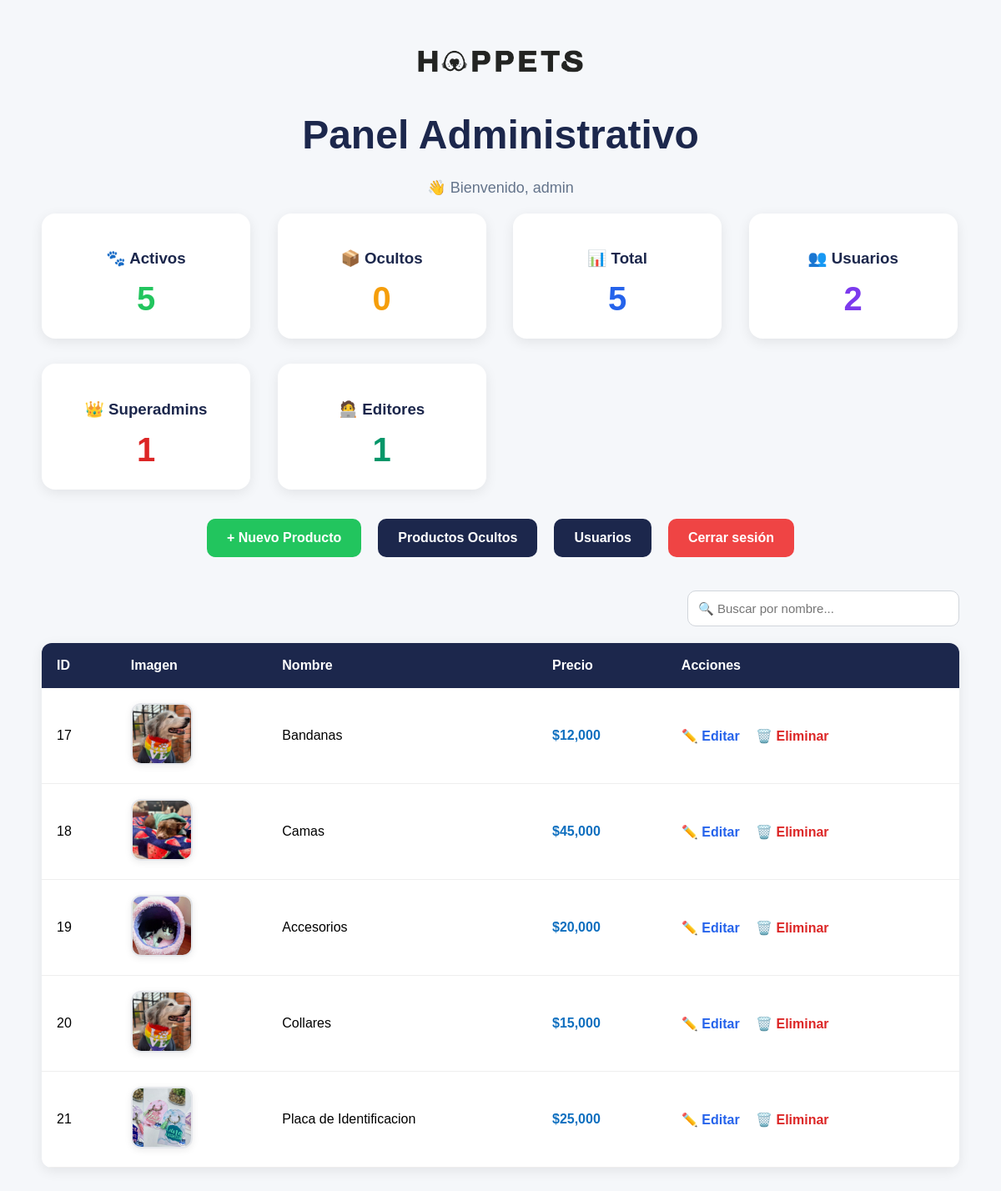
Page /admin (signed in) on the earlier database version.
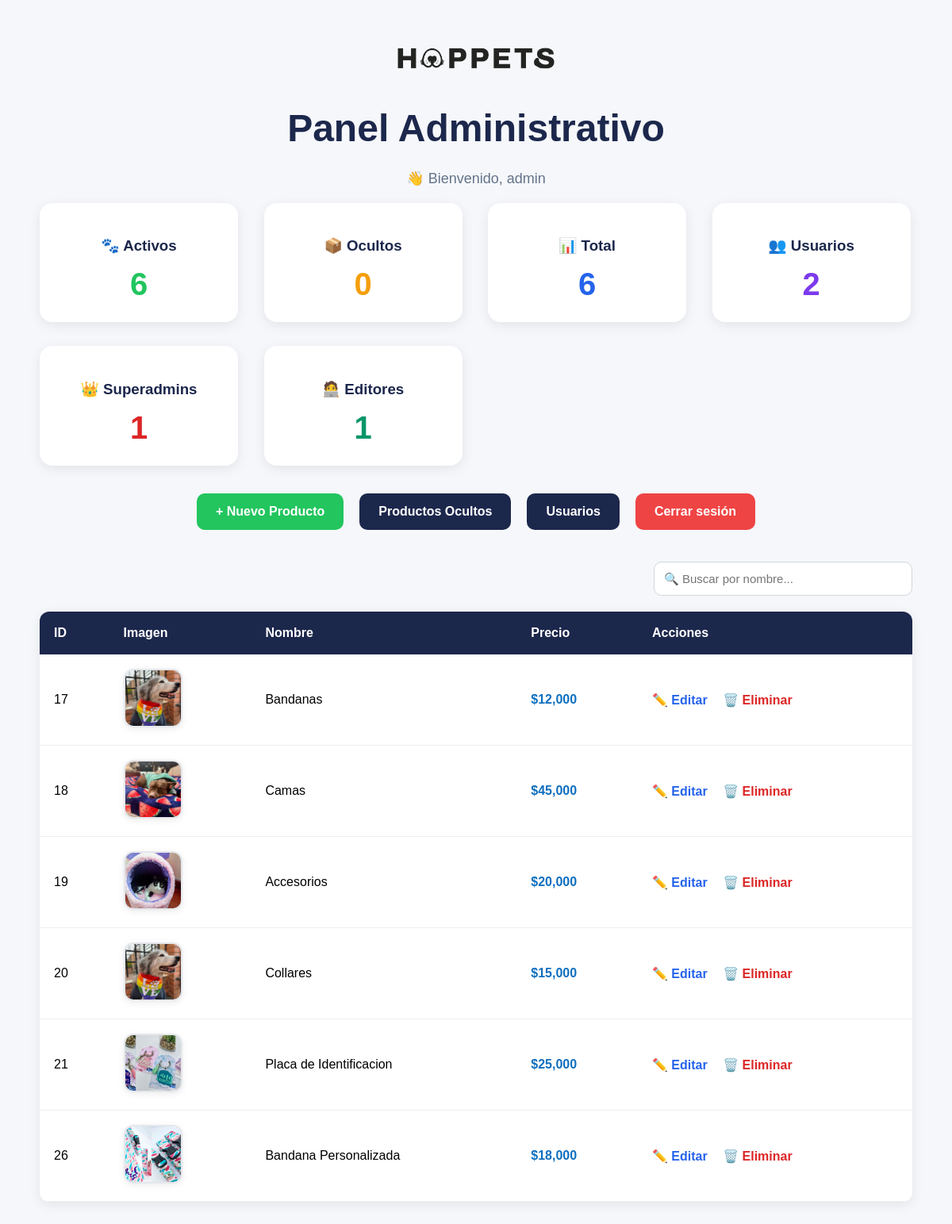
Same page on the later database version.
### tables this page shows
CREATE TABLE usuarios (
    id INTEGER PRIMARY KEY AUTOINCREMENT,
    usuario TEXT UNIQUE NOT NULL,
    password TEXT NOT NULL
, rol TEXT DEFAULT 'editor');

CREATE TABLE productos (
    id INTEGER PRIMARY KEY AUTOINCREMENT,
    nombre TEXT NOT NULL,
    descripcion TEXT NOT NULL,
    precio INTEGER NOT NULL,
    imagen TEXT NOT NULL
, activo INTEGER DEFAULT 1);

### app.py (the view)
@app.route("/admin")
def admin():
    if not session.get("usuario"):
        return redirect("/login")
    productos = get_productos()
    total_activos = len(productos)
    productos_ocultos = get_productos_ocultos()
    total_ocultos = len(productos_ocultos)
    total_productos = total_activos + total_ocultos
    total_usuarios_sistema = total_usuarios()
    total_superadmins_sistema = total_superadmins()
    total_editores_sistema = total_editores()
    usuario_actual = session.get("usuario")
    conn = sqlite3.connect("database/products.db")
    conn.row_factory = sqlite3.Row
    usuario_info = conn.execute(
        """
        SELECT rol
        FROM usuarios
        WHERE usuario = ?
        """,
        (usuario_actual,)
    ).fetchone()
    conn.close()
    rol_actual = usuario_info["rol"]
    return render_template(
        "admin.html",
        productos=productos,
        total_activos=total_activos,
        total_ocultos=total_ocultos,
        total_productos=total_productos,
        total_usuarios=total_usuarios_sistema,
        total_superadmins=total_superadmins_sistema,
        total_editores=total_editores_sistema,
        usuario_actual=usuario_actual,
        rol_actual=rol_actual
    )

### app.py (called while the page is built)
def get_productos():
    conn = sqlite3.connect("database/products.db")
    conn.row_factory = sqlite3.Row
    productos = conn.execute(
    """
    SELECT * FROM productos
    WHERE activo = 1
    """
).fetchall()
    conn.close()
    return productos

def get_productos_ocultos():
    conn = sqlite3.connect("database/products.db")
    conn.row_factory = sqlite3.Row
    productos = conn.execute(
        """
        SELECT * FROM productos
        WHERE activo = 0
        """
    ).fetchall()
    conn.close()
    return productos

def total_usuarios():
    conn = sqlite3.connect("database/products.db")
    total = conn.execute(
        "SELECT COUNT(*) FROM usuarios"
    ).fetchone()[0]
    conn.close()
    return total

def total_superadmins():
    conn = sqlite3.connect("database/products.db")
    total = conn.execute(
        """
        SELECT COUNT(*)
        FROM usuarios
        WHERE rol = 'superadmin'
        """
    ).fetchone()[0]
    conn.close()
    return total

def total_editores():
    conn = sqlite3.connect("database/products.db")
    total = conn.execute(
        """
        SELECT COUNT(*)
        FROM usuarios
        WHERE rol = 'editor'
        """
    ).fetchone()[0]
    conn.close()
    return total

### templates/admin.html (shortened to what this page needs)
<!DOCTYPE html>
<html lang="es">
<head>
</head>
<body>
<div class="container">
    <div class="logo-admin">
    <img
        src="{{ url_for('static', filename='images/logo-negro.png') }}"
        alt="Hoppets">
</div>
    <h1 class="titulo-admin">
        Panel Administrativo
    </h1>
    <p class="usuario-logueado">
    👋 Bienvenido, {{ usuario_actual }}
    </p>
    <div class="stats-container">
    <div class="stat-card">
        <h3>🐾 Activos</h3>
        <p>{{ total_activos }}</p>
    </div>
    <div class="stat-card">
        <h3>📦 Ocultos</h3>
        <p>{{ total_ocultos }}</p>
    </div>
    <div class="stat-card">
        <h3>📊 Total</h3>
        <p>{{ total_productos }}</p>
    </div>
    <div class="stat-card">
        <h3>👥 Usuarios</h3>
        <p>{{ total_usuarios }}</p>
    </div>
    <div class="stat-card">
        <h3>👑 Superadmins</h3>
        <p>{{ total_superadmins }}</p>
    </div>
    <div class="stat-card">
        <h3>🧑‍💻 Editores</h3>
        <p>{{ total_editores }}</p>
    </div>
</div>
    <div class="acciones-superiores">
        <a href="/agregar" class="btn-nuevo">
            + Nuevo Producto
        </a>
        <a href="/ocultos" class="btn-secundario">
            Productos Ocultos
        </a>
        {% if rol_actual == "superadmin" %}
            <a href="/usuarios" class="btn-secundario">
             Usuarios
            </a>
        {% endif %}
        <a href="/logout" class="btn-salir">
            Cerrar sesión
        </a>
    </div>
    <div class="buscador-container">
    <input
        type="text"
        id="buscador"
        placeholder="🔍 Buscar por nombre..."
    >
</div>
<table id="tabla-productos">
<tr>
    <th>ID</th>
    <th>Imagen</th>
    <th>Nombre</th>
    <th>Precio</th>
    <th>Acciones</th>
</tr>
    {% for producto in productos %}
    <tr>
        <td>{{ producto['id'] }}</td>
<td>
    <img
        src="{{ url_for('static', filename='uploads/' + producto['imagen']) }}"
        alt="{{ producto['nombre'] }}"
        class="miniatura-producto"
    >
</td>
<td>{{ producto['nombre'] }}</td>
<td class="precio">
    ${{ "{:,.0f}".format(producto['precio']) }}
</td>
        <td>
            <a
                href="/editar/{{ producto['id'] }}"
                class="btn-editar">
                ✏️ Editar
            </a>
            <a
                href="/eliminar/{{ producto['id'] }}"
                class="btn-eliminar"
                onclick="return confirm('¿Está seguro de ocultar este producto?')">
                🗑️ Eliminar
            </a>
        </td>
    </tr>
    {% endfor %}
</table>
</div>
</body>
</html>

### templates/admin.html (style rules this page uses)
body { font-family: Arial, sans-serif; background:#f5f7fa; margin:0; padding:40px; }
.container { max-width:1100px; margin:auto; }
.titulo-admin { text-align:center; color:#1c274c; margin-bottom:35px; font-size:48px; }
.stats-container { display:grid; grid-template-columns:repeat(auto-fit, minmax(220px, 1fr)); gap:30px; margin-bottom:35px; max-width:1400px; margin-left:auto; margin-right:auto; }
.stat-card { background:white; padding:25px; width:200px; border-radius:16px; box-shadow:0 4px 15px rgba(0,0,0,.08); text-align:center; }
.stat-card h3 { margin-bottom:15px; color:#1c274c; }
.stat-card p { font-size:40px; font-weight:bold; margin:0; }
.stat-card:nth-child(1) p { color:#22c55e; }
.stat-card:nth-child(2) p { color:#f59e0b; }
.stat-card:nth-child(3) p { color:#2563eb; }
.stat-card:nth-child(4) p { color:#7c3aed; }
.stat-card:nth-child(5) p { color:#dc2626; }
.stat-card:nth-child(6) p { color:#059669; }
.acciones-superiores { display:flex; justify-content:center; gap:20px; margin-bottom:40px; }
.btn-nuevo { background:#22c55e; color:white; text-decoration:none; padding:14px 24px; border-radius:10px; font-weight:bold; }
.btn-secundario { background:#1c274c; color:white; text-decoration:none; padding:14px 24px; border-radius:10px; font-weight:bold; }
.btn-salir { background:#ef4444; color:white; text-decoration:none; padding:14px 24px; border-radius:10px; font-weight:bold; }
table { width:100%; border-collapse:collapse; background:white; border-radius:12px; overflow:hidden; box-shadow:0 4px 15px rgba(0,0,0,.08); }
th { background:#1c274c; color:white; padding:18px; text-align:left; }
td { padding:18px; border-bottom:1px solid #eee; }
.precio { font-weight:bold; color:#0f6fbf; }
.btn-editar { color:#2563eb; text-decoration:none; font-weight:bold; margin-right:15px; }
.btn-eliminar { color:#dc2626; text-decoration:none; font-weight:bold; }
.usuario-logueado { text-align:center; color:#64748b; margin-top:-10px; margin-bottom:20px; font-size:18px; }
.buscador-container { margin-bottom:20px; text-align:right; }
#buscador { width:300px; padding:12px; border:1px solid #d1d5db; border-radius:10px; font-size:15px; }
.miniatura-producto { width:70px; height:70px; object-fit:cover; border-radius:12px; border:2px solid #e5e7eb; box-shadow:0 2px 8px rgba(0,0,0,.08); }
.logo-admin { text-align:center; margin-bottom:15px; }
.logo-admin img { width:240px; max-width:100%; }

Differences in the rows shown:
added productos: id "26", imagen+nombre (picture), nombre "Bandana Personalizada", precio "18,000"
Other differences:
{{ total_activos }}: "5" → "6"
{{ total_productos }}: "5" → "6"
